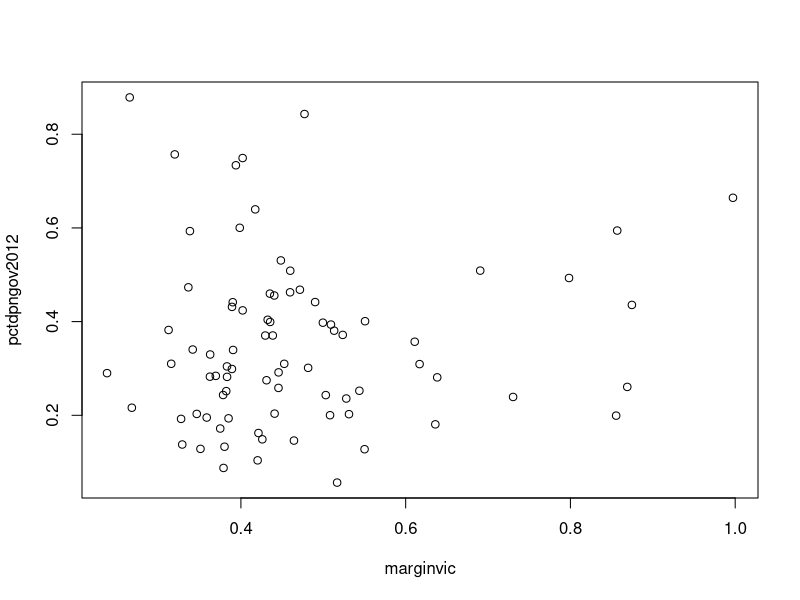
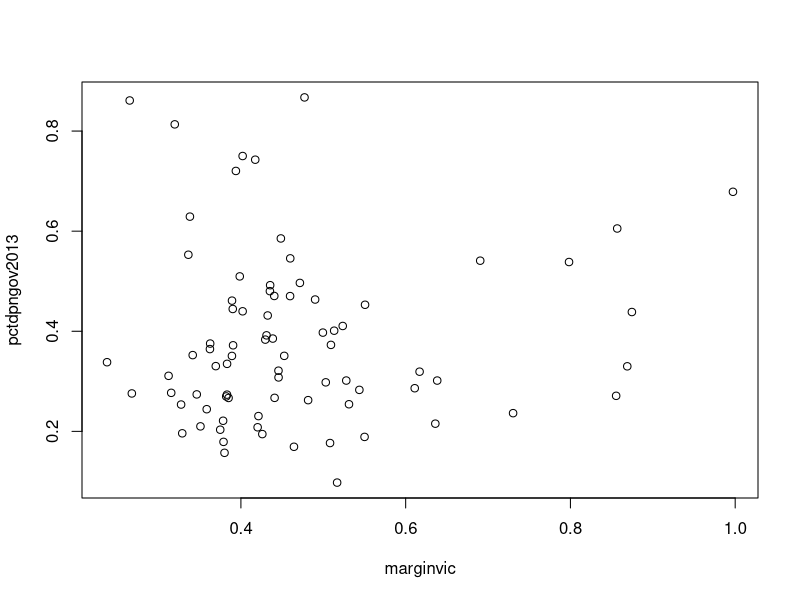
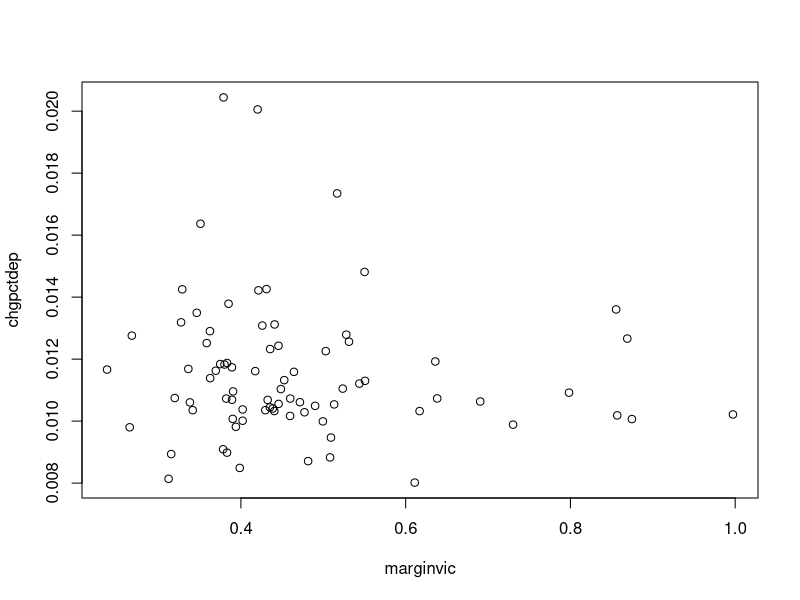
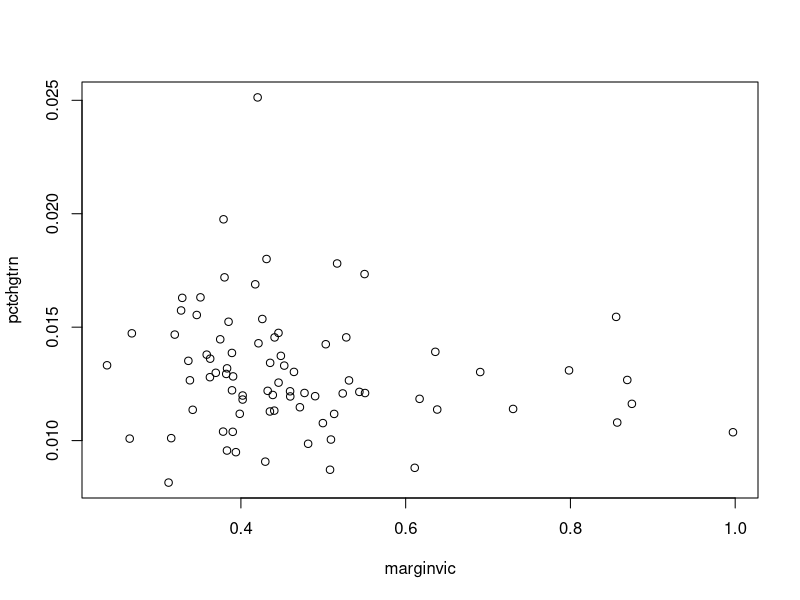

Write R code to recreate these figures, in order. (Note: this script raises an error after producing the figures.)
data3 <- read.csv("DataSet2.csv")
attach(data3)
cor(marginvic, chgpctdep)
cor(Putineither, chggovtrn)
plot(x = marginvic, y = pctdpngov2012)
plot(x = marginvic, y = pctdpngov2013)
plot(x = marginvic, y = chgpctdep)
cor(marginvic, pctchgtrn)
plot(x=marginvic, y = pctchgtrn)
plot(x= ITP, y =logGovTrn2013)
plot(x= IBE, y = logGovTrn2013)
cor(GovTrn2013, IBE)
logGovTrn2013 <- log(GovTrn2013)

cor(logGovTrn2013, IBE)
regress <- lm(logGovTrn2013 ~ IBE)
summary(regress)

cor(logGovTrn2013, Putineither)
regress2 <- lm(logGovTrn2013 ~ Putineither)
summary(regress2)

cor(pctchgtrn, GRPgrowth)
regress3 <- lm(pctchgtrn ~  GRPgrowth)
summary(regress3)

cor(chggovtrn, Eqabschg, use = "complete")
cor(EQ2013, GovTrn2013, use="complete")
cor(pctgov, GovTrn2012)
cor(poverty, GovTrn2013)


cor(chggovtrn, TotProtest, use = "complete")
cor(pctchgtrn, TotProtest, use = "complete")
regress <- lm(chggovtrn ~ TotProtest)
summary(regress)

regress2 <- lm(pctchgtrn ~ TotProtest)
summary(regress2)

logchggovtrn <- log(chggovtrn)
plot(x = TotProtest, y = pctchgtrn)

cor(chgpctdep, TotProtest)
regress3 <- lm(chgpctdep ~ TotProtest)
summary(regress3)

cor(TotProtest, pctchgtrn)
sd(TotProtest)

